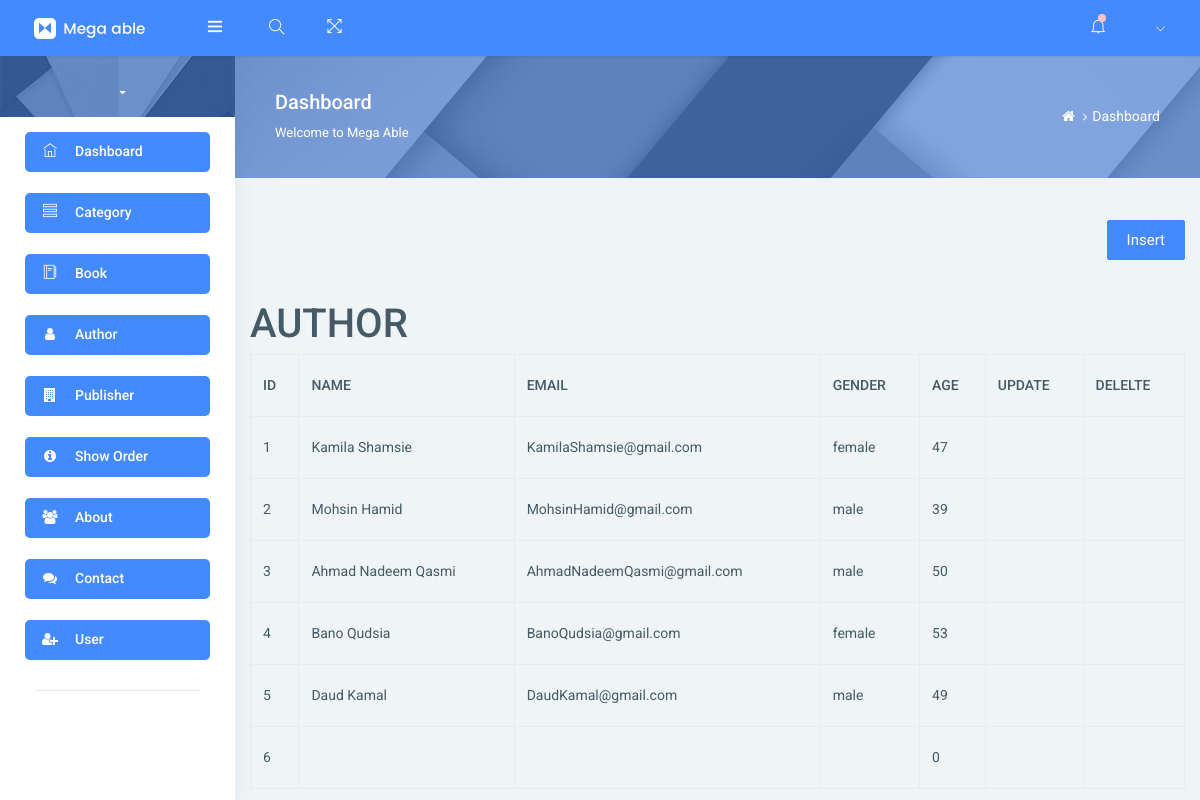
Page /admin/showauthor.php on the earlier database version.
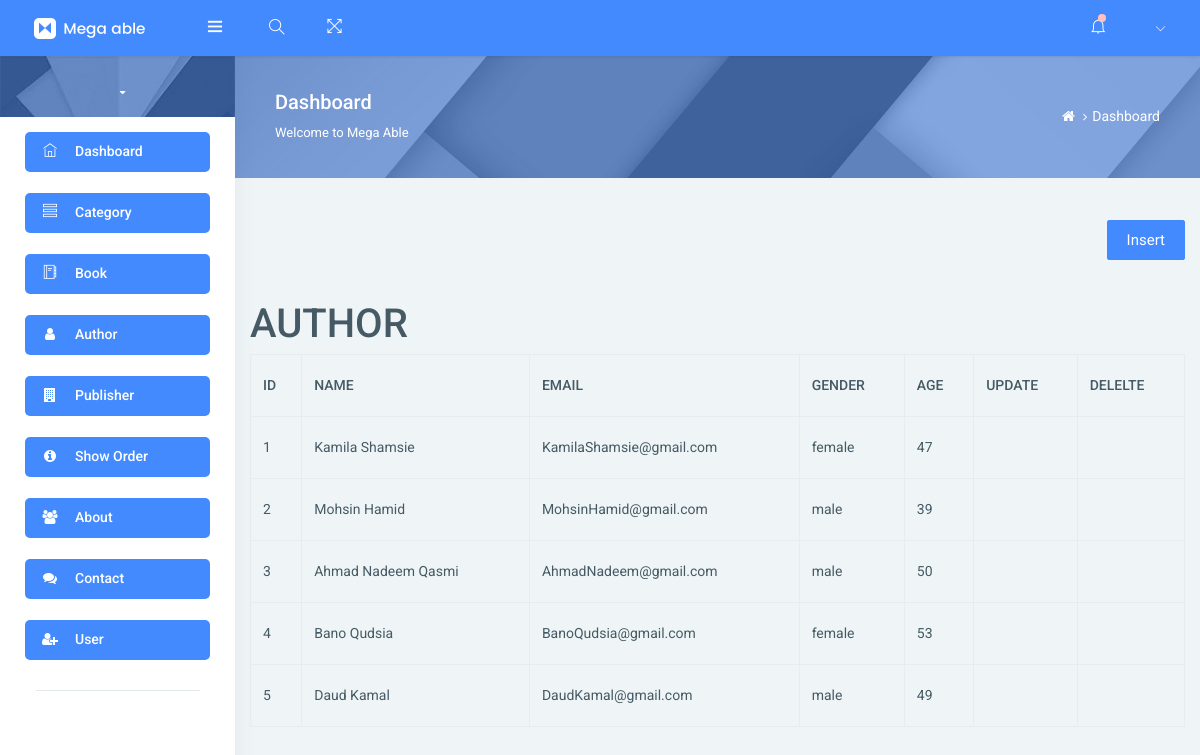
Same page on the later database version.
### tables this page shows
CREATE TABLE `author_info` (
  `id` int(11) NOT NULL,
  `Name` varchar(30) NOT NULL,
  `Email` varchar(40) NOT NULL,
  `Gender` varchar(6) NOT NULL,
  `Age` int(11) NOT NULL
);

### admin/showauthor.php (the view, shortened to what this page needs)
<!DOCTYPE html>
<html lang="en">
<head>
</head>
<body>
    <?php include "header.php"?>
    <br><br>
    <div class="container">
    <div class="d-grid gap-2 d-md-flex justify-content-md-end">
    <a href="author.php"class="btn btn-primary">Insert</a>
    </div>
    <br><br>
      <h1>AUTHOR</h1>
      <table class="table table-bordered">
        <tr>
            <th>ID</th>
            <th>NAME</th>
            <th>EMAIL</th>
            <th>GENDER</th>
            <th>AGE</th>
            <th>UPDATE</th>
            <th>DELELTE</th>
        </tr>
        <?php
        $query="SELECT * FROM author_info";
        $result=mysqli_query($conn,$query);
        while($row=mysqli_fetch_array($result))
        {
          echo"<tr>";
          echo"<td>".$row[0]."</td>";
          echo"<td>".$row[1]."</td>";
          echo"<td>".$row[2]."</td>";
          echo"<td>".$row[3]."</td>";
          echo"<td>".$row[4]."</td>";
          echo'<td><a href="updatecategory.php?update='.$row[0].'"><i class="bi bi-pencil-square"</a></td>';
          echo'<td><a href="deletecategory.php?delete='.$row[0].'"><i class="bi bi-trash3-fill"</a></td>';
        }
        ?>
      </table>
    </div>
   <?php include "footer.php"?>
</body>
</html>

Differences in the rows shown:
removed author_info: id "6", Age "0"
changed author_info "Ahmad Nadeem Qasmi": Email "AhmadNadeemQasmi@gmail.com" → "AhmadNadeem@gmail.com"
